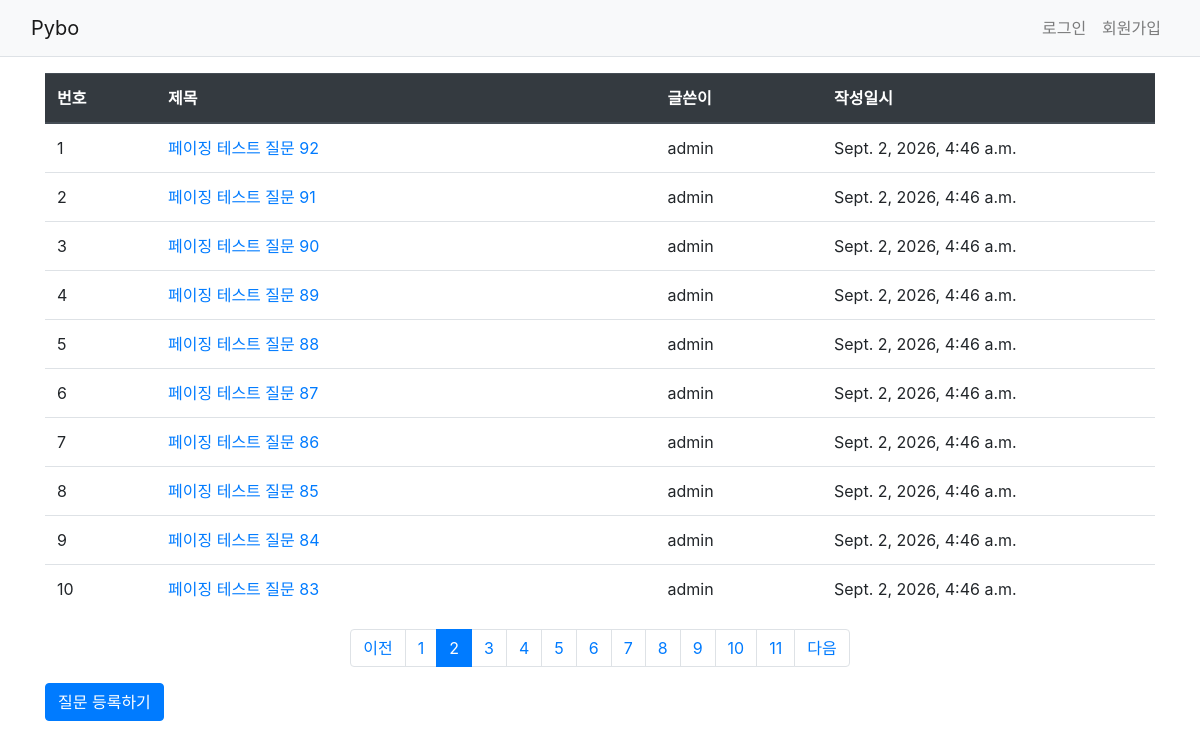
Page /pybo/?page=2 on the committed database.
### pybo/models.py (models this page shows, shortened)
class Question(models.Model):
    author = models.ForeignKey(
        User,
        on_delete=models.CASCADE,
        related_name='author_question',
    )
    subject = models.CharField(
        max_length=200,
    )
    content = models.TextField()
    create_date = models.DateTimeField()
    modify_date = models.DateTimeField(
        null=True,
        blank=True,
    )
    voter = models.ManyToManyField(
        User,
        related_name='voter_question',
        blank=True,
    )

### pybo/views/base_views.py (the view)
def index(request):
    page = request.GET.get('page', '1')
    question_list = Question.objects.order_by('-create_date')
    paginator = Paginator(question_list, 10)
    page_obj = paginator.get_page(page)
    context = {
        'question_list': page_obj,
    }
    return render(
        request,
        'pybo/question_list.html',
        context,
    )

### templates/pybo/question_list.html (shortened to what this page needs)
{% extends 'base.html' %}
{% block content %}
<div class="container my-3">
    <table class="table">
        <thead>
            <tr class="thead-dark">
                <th style="width: 10%;">번호</th>
                <th style="width: 45%;">제목</th>
                <th style="width: 15%;">글쓴이</th>
                <th style="width: 30%;">작성일시</th>
            </tr>
        </thead>
    <tbody>
        {% if question_list %}
            {% for question in question_list %}
            <tr>
                <td>{{ forloop.counter }}</td>
                <td>
                    <a href="{% url 'pybo:detail' question.id %}">
                        {{ question.subject }}
                    </a>
                </td>
                <td>
                    {{ question.author.username }}
                </td>
                <td>{{ question.create_date }}</td>
            </tr>
            {% endfor %}
        {% else %}
            <tr>
                <td colspan="4">
                    질문이 없습니다.
                </td>
            </tr>
        {% endif %}
        </tbody>
    </table>
    <ul class="pagination justify-content-center">
        {% if question_list.has_previous %}
        <li class="page-item">
            <a class="page-link"
               href="?page={{ question_list.previous_page_number }}">
                이전
            </a>
        </li>
        {% else %}
        <li class="page-item disabled">
            <a class="page-link" href="#">
                이전
            </a>
        </li>
        {% endif %}
        {% for page_number in question_list.paginator.page_range %}
        <li class="page-item
                   {% if page_number == question_list.number %}active{% endif %}">
<a class="page-link"
               href="?page={{ page_number }}">
                {{ page_number }}
            </a>
        </li>
        {% endfor %}
        {% if question_list.has_next %}
        <li class="page-item">
            <a class="page-link"
               href="?page={{ question_list.next_page_number }}">
                다음
            </a>
        </li>
        {% else %}
        <li class="page-item disabled">
            <a class="page-link" href="#">
                다음
            </a>
        </li>
        {% endif %}
</ul>
<a href="{% url 'pybo:question_create' %}"
       class="btn btn-primary">
        질문 등록하기
    </a>
</div>
{% endblock %}

### rows in the picture
Question: subject "페이징 테스트 질문 92", author.username "admin", create_date "Sept. 2, 2026, 4:46 a.m."
Question: subject "페이징 테스트 질문 91", author.username "admin", create_date "Sept. 2, 2026, 4:46 a.m."
Question: subject "페이징 테스트 질문 90", author.username "admin", create_date "Sept. 2, 2026, 4:46 a.m."
Question: subject "페이징 테스트 질문 89", author.username "admin", create_date "Sept. 2, 2026, 4:46 a.m."
Question: subject "페이징 테스트 질문 88", author.username "admin", create_date "Sept. 2, 2026, 4:46 a.m."
Question: subject "페이징 테스트 질문 87", author.username "admin", create_date "Sept. 2, 2026, 4:46 a.m."
Question: subject "페이징 테스트 질문 86", author.username "admin", create_date "Sept. 2, 2026, 4:46 a.m."
Question: subject "페이징 테스트 질문 85", author.username "admin", create_date "Sept. 2, 2026, 4:46 a.m."
Question: subject "페이징 테스트 질문 84", author.username "admin", create_date "Sept. 2, 2026, 4:46 a.m."
Question: subject "페이징 테스트 질문 83", author.username "admin", create_date "Sept. 2, 2026, 4:46 a.m."

### other values in the picture
{{ page_number }} "1" "2" "3" "4" "5" "6" "7" "8" "9" "10" "11"
